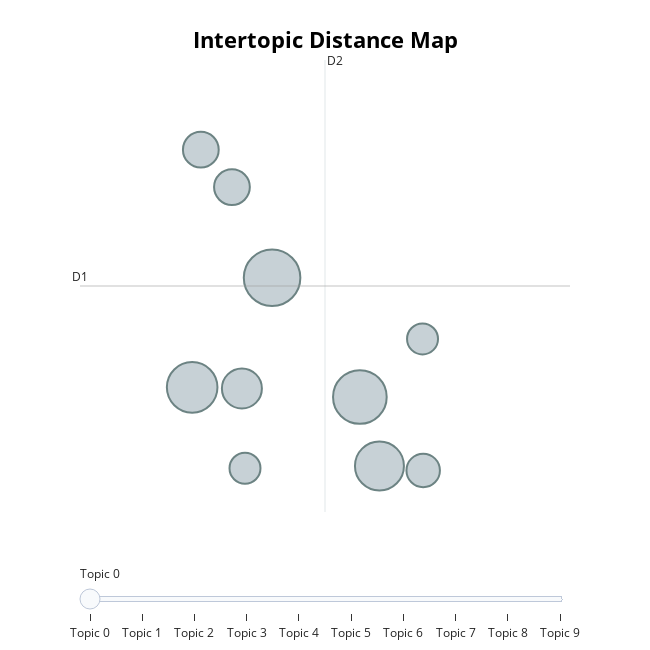

Write notebook code for a chart like this one.
### Code cell
topic_model.visualize_topics()

### Figure 1 — Plotly figure (JSON) as saved in the notebook; plotly's stock layout.template omitted (floating-point values rounded to 4 significant figures)
{"data": [{"customdata": [[0, "leader | cairns | election | think | people", 20], [1, "rté | martin | ní | raghallaigh | committee", 18], [2, "accommodation | state | people | seekers | asylum", 16], [3, "references | child | mcmonagle | questions | mcdonald", 15], [4, "pact | migration | eu | asylum | israel", 10], [5, "legislation | dáil | hate | hatred | passed", 8], [6, "housing | local | technology | dublin | fianna", 8], [7, "donnghaile | city | hutch | portrait | psni", 7], [8, "countries | safe | list | people | applicants", 6], [9, "schools | abuse | religious | orders | inquiry", 6]], "hovertemplate": "<b>Topic %{customdata[0]}</b><br>%{customdata[1]}<br>Size: %{customdata[2]}", "legendgroup": "", "marker": {"color": "#B0BEC5", "line": {"color": "DarkSlateGrey", "width": 2}, "size": [20, 18, 16, 15, 10, 8, 8, 7, 6, 6], "sizemode": "area", "sizeref": 0.0125, "symbol": "circle"}, "mode": "markers", "name": "", "orientation": "v", "showlegend": false, "type": "scatter", "x": [9.472, 10.48, 8.557, 10.7, 9.127, 8.657, 9.013, 11.2, 9.162, 11.19], "xaxis": "x", "y": [3.312, 2.472, 2.539, 1.985, 2.532, 4.216, 3.952, 1.954, 1.969, 2.881], "yaxis": "y"}], "layout": {"annotations": [{"showarrow": false, "text": "D1", "x": 7.274, "y": 3.254, "yshift": 10}, {"showarrow": false, "text": "D2", "x": 10.08, "xshift": 10, "y": 4.848}], "height": 650, "hoverlabel": {"bgcolor": "white", "font": {"family": "Rockwell", "size": 16}}, "legend": {"itemsizing": "constant", "tracegroupgap": 0}, "margin": {"t": 60}, "shapes": [{"line": {"color": "#CFD8DC", "width": 2}, "type": "line", "x0": 10.08, "x1": 10.08, "y0": 1.66, "y1": 4.848}, {"line": {"color": "#9E9E9E", "width": 2}, "type": "line", "x0": 7.274, "x1": 12.88, "y0": 3.254, "y1": 3.254}], "sliders": [{"active": 0, "pad": {"t": 50}, "steps": [{"args": [{"marker.color": [["red", "#B0BEC5", "#B0BEC5", "#B0BEC5", "#B0BEC5", "#B0BEC5", "#B0BEC5", "#B0BEC5", "#B0BEC5", "#B0BEC5"]]}], "label": "Topic 0", "method": "update"}, {"args": [{"marker.color": [["#B0BEC5", "red", "#B0BEC5", "#B0BEC5", "#B0BEC5", "#B0BEC5", "#B0BEC5", "#B0BEC5", "#B0BEC5", "#B0BEC5"]]}], "label": "Topic 1", "method": "update"}, {"args": [{"marker.color": [["#B0BEC5", "#B0BEC5", "red", "#B0BEC5", "#B0BEC5", "#B0BEC5", "#B0BEC5", "#B0BEC5", "#B0BEC5", "#B0BEC5"]]}], "label": "Topic 2", "method": "update"}, {"args": [{"marker.color": [["#B0BEC5", "#B0BEC5", "#B0BEC5", "red", "#B0BEC5", "#B0BEC5", "#B0BEC5", "#B0BEC5", "#B0BEC5", "#B0BEC5"]]}], "label": "Topic 3", "method": "update"}, {"args": [{"marker.color": [["#B0BEC5", "#B0BEC5", "#B0BEC5", "#B0BEC5", "red", "#B0BEC5", "#B0BEC5", "#B0BEC5", "#B0BEC5", "#B0BEC5"]]}], "label": "Topic 4", "method": "update"}, {"args": [{"marker.color": [["#B0BEC5", "#B0BEC5", "#B0BEC5", "#B0BEC5", "#B0BEC5", "red", "#B0BEC5", "#B0BEC5", "#B0BEC5", "#B0BEC5"]]}], "label": "Topic 5", "method": "update"}, {"args": [{"marker.color": [["#B0BEC5", "#B0BEC5", "#B0BEC5", "#B0BEC5", "#B0BEC5", "#B0BEC5", "red", "#B0BEC5", "#B0BEC5", "#B0BEC5"]]}], "label": "Topic 6", "method": "update"}, {"args": [{"marker.color": [["#B0BEC5", "#B0BEC5", "#B0BEC5", "#B0BEC5", "#B0BEC5", "#B0BEC5", "#B0BEC5", "red", "#B0BEC5", "#B0BEC5"]]}], "label": "Topic 7", "method": "update"}, {"args": [{"marker.color": [["#B0BEC5", "#B0BEC5", "#B0BEC5", "#B0BEC5", "#B0BEC5", "#B0BEC5", "#B0BEC5", "#B0BEC5", "red", "#B0BEC5"]]}], "label": "Topic 8", "method": "update"}, {"args": [{"marker.color": [["#B0BEC5", "#B0BEC5", "#B0BEC5", "#B0BEC5", "#B0BEC5", "#B0BEC5", "#B0BEC5", "#B0BEC5", "#B0BEC5", "red"]]}], "label": "Topic 9", "method": "update"}]}], "title": {"font": {"color": "Black", "size": 22}, "text": "<b>Intertopic Distance Map</b>", "x": 0.5, "xanchor": "center", "y": 0.95, "yanchor": "top"}, "width": 650, "xaxis": {"anchor": "y", "domain": [0, 1], "range": [7.274, 12.88], "title": {"text": ""}, "visible": false}, "yaxis": {"anchor": "x", "domain": [0, 1], "range": [1.66, 4.848], "title": {"text": ""}, "visible": false}}}
